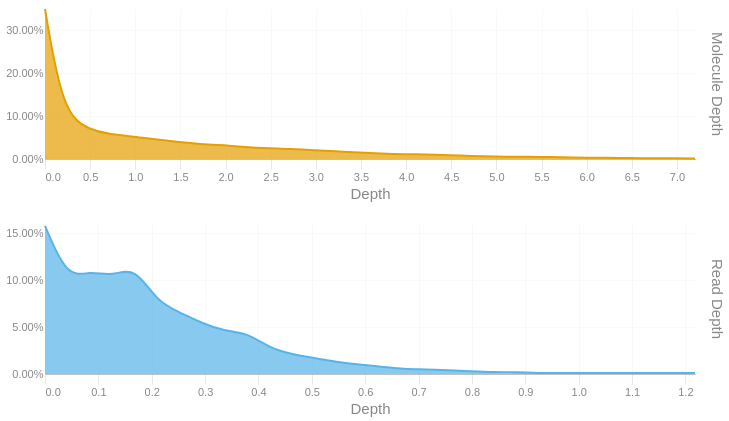

The code cell stored with this chart in its notebook:
### Code cell
readdep = depth_hist(tb['Read Depth'], q99, 3)
readdep = readdep.with_columns(pl.lit('Read Depth').alias('Metric'))
if not SKIPLR:
    moldep = depth_hist(tb['Molecule Depth'], mol_q99, 1)
    moldep = moldep.with_columns(pl.lit('Molecule Depth').alias('Metric'))
    _hist = pl.concat([readdep, moldep])
    _hist = _hist.filter(pl.col('Proportion') != 0)
    with SafeRender(_hist):
        (
            alt.Chart(_hist)        
            .mark_area(interpolate = "basis")
            .encode(
                x=alt.X('Bin:Q').scale(domainMin=0).axis(alt.Axis(title='Depth')),
                y = alt.Y('Proportion:Q', title = None).axis(format = '.2%'),
                color = alt.Color('Metric:N').legend(None),
                row = alt.Row("Metric:N").header(title = None, labelOrient = 'right'),
                tooltip = [
                    alt.Tooltip("Metric:N", title = "Metric"),
                    alt.Tooltip('Interval:N', title = "Depth Interval"),
                    alt.Tooltip('Proportion:Q', title = "% Alignments").format('.2%')
                ]
            )
            .resolve_scale(x='independent', y='independent')
            .properties(
                height = 150, width = 650,
                usermeta={'embedOptions': {'downloadFileName': f'{samplename}.depth.hist'}}
            )
        ).display()
else:
    readdep = readdep.filter(pl.col('Proportion') != 0)
    with SafeRender(readdep):
        (
            alt.Chart(readdep)        
            .mark_area(interpolate = "basis")
            .encode(
                x=alt.X('Bin:Q').scale(domainMin=0).axis(alt.Axis(title='Depth')),
                y = alt.Y('Proportion:Q', title = None).axis(format = '.2%'),
                tooltip = [
                    alt.Tooltip('Interval:N', title = "Depth Interval"),
                    alt.Tooltip('Proportion:Q', title = "% Alignments").format('.2%')
                ]
            )
            .properties(
                usermeta={'embedOptions': {'downloadFileName': f'{samplename}.depth.hist'}}
            )
        ).display()

### Figure 1 — Vega-Lite specification as saved in the notebook (floating-point values rounded to 4 significant figures)
{"width": 650, "height": 150, "config": {"title": {"anchor": "start", "dy": -15, "fontSize": 18, "color": "#888888", "subtitleColor": "#888888", "subtitleFontSize": 14}, "arc": {"fill": "#0072B2"}, "axis": {"domainColor": "#888888", "domainWidth": 0.5, "gridWidth": 0.2, "grid": false, "titleFontWeight": 400, "titleFontSize": 15, "labelFontSize": 11, "labelColor": "#888888", "tickColor": "#888888", "tickWidth": 0.2, "titleColor": "#888888"}, "axisBand": {"grid": false}, "axisX": {"grid": true, "tickSize": 10, "domainCap": "round"}, "axisY": {"domain": false, "grid": true, "tickSize": 0, "domainCap": "round"}, "background": "transparent", "header": {"labelFontSize": 15, "labelColor": "#888888", "titleFontSize": 15, "titleFontWeight": 600, "titleColor": "#888888"}, "legend": {"labelFont": "sans-serif", "labelFontSize": 12, "labelColor": "#888888", "symbolSize": 100, "symbolType": "circle", "titleFontSize": 12, "titlePadding": 10, "titleColor": "#888888", "title": null}, "range": {"category": ["#E69F00", "#56B4E9", "#009E73", "#F0E442", "#0072B2", "#D55E00", "#CC79A7", "#000000"], "diverging": ["#cfe8f3", "#a2d4ec", "#73bfe2", "#46abdb", "#1696d2", "#12719e"]}, "area": {"fill": "#0072B2", "fillOpacity": 0.7, "line": true, "strokeOpacity": 0.7}, "line": {"color": "#0072B2", "stroke": "#0072B2", "strokeWidth": 2}, "trail": {"color": "#0072B2", "stroke": "#0072B2", "strokeWidth": 0, "size": 1}, "point": {"filled": true, "fillOpacity": 1.0, "size": 95}, "text": {"color": "#888888", "fontSize": 11, "align": "right", "fontWeight": 400, "size": 11}, "bar": {"fill": "#0072B2", "stroke": null}, "view": {"stroke": null, "continuousWidth": 660, "continuousHeight": 400}}, "data": {"name": "data-f1c79ac68f1c083324325a26bfc076c5"}, "mark": {"type": "area", "interpolate": "basis"}, "encoding": {"color": {"field": "Metric", "legend": null, "type": "nominal"}, "row": {"field": "Metric", "header": {"title": null, "labelOrient": "right"}, "type": "nominal"}, "tooltip": [{"field": "Metric", "title": "Metric", "type": "nominal"}, {"field": "Interval", "title": "Depth Interval", "type": "nominal"}, {"field": "Proportion", "format": ".2%", "title": "% Alignments", "type": "quantitative"}], "x": {"axis": {"title": "Depth"}, "field": "Bin", "scale": {"domainMin": 0}, "type": "quantitative"}, "y": {"axis": {"format": ".2%"}, "field": "Proportion", "title": null, "type": "quantitative"}}, "resolve": {"scale": {"x": "independent", "y": "independent"}}, "usermeta": {"embedOptions": {"downloadFileName": "TF26LRJL0092_5B_10484332_23Y22YLT4_L7.depth.hist"}}, "$schema": "https://vega.github.io/schema/vega-lite/v6.4.1.json", "datasets": {"data-f1c79ac68f1c083324325a26bfc076c5": [{"Bin": 0.0, "Interval": "0.0-0.042", "Proportion": 0.158, "Metric": "Read Depth"}, {"Bin": 0.042, "Interval": "0.042-0.084", "Proportion": 0.102, "Metric": "Read Depth"}, {"Bin": 0.084, "Interval": "0.084-0.126", "Proportion": 0.11, "Metric": "Read Depth"}, {"Bin": 0.126, "Interval": "0.126-0.168", "Proportion": 0.104, "Metric": "Read Depth"}, {"Bin": 0.168, "Interval": "0.168-0.21", "Proportion": 0.115, "Metric": "Read Depth"}, {"Bin": 0.21, "Interval": "0.21-0.252", "Proportion": 0.077, "Metric": "Read Depth"}, {"Bin": 0.252, "Interval": "0.252-0.294", "Proportion": 0.066, "Metric": "Read Depth"}, {"Bin": 0.294, "Interval": "0.294-0.336", "Proportion": 0.054, "Metric": "Read Depth"}, {"Bin": 0.336, "Interval": "0.336-0.378", "Proportion": 0.046, "Metric": "Read Depth"}, {"Bin": 0.378, "Interval": "0.378-0.42", "Proportion": 0.044, "Metric": "Read Depth"}, {"Bin": 0.42, "Interval": "0.42-0.462", "Proportion": 0.028, "Metric": "Read Depth"}, {"Bin": 0.462, "Interval": "0.462-0.504", "Proportion": 0.021, "Metric": "Read Depth"}, {"Bin": 0.504, "Interval": "0.504-0.546", "Proportion": 0.017, "Metric": "Read Depth"}, {"Bin": 0.546, "Interval": "0.546-0.588", "Proportion": 0.013, "Metric": "Read Depth"}, {"Bin": 0.588, "Interval": "0.588-0.63", "Proportion": 0.01, "Metric": "Read Depth"}, {"Bin": 0.63, "Interval": "0.63-0.672", "Proportion": 0.008, "Metric": "Read Depth"}, {"Bin": 0.672, "Interval": "0.672-0.714", "Proportion": 0.005, "Metric": "Read Depth"}, {"Bin": 0.714, "Interval": "0.714-0.756", "Proportion": 0.005, "Metric": "Read Depth"}, {"Bin": 0.756, "Interval": "0.756-0.798", "Proportion": 0.004, "Metric": "Read Depth"}, {"Bin": 0.798, "Interval": "0.798-0.84", "Proportion": 0.003, "Metric": "Read Depth"}, {"Bin": 0.84, "Interval": "0.84-0.882", "Proportion": 0.002, "Metric": "Read Depth"}, {"Bin": 0.882, "Interval": "0.882-0.924", "Proportion": 0.002, "Metric": "Read Depth"}, {"Bin": 0.924, "Interval": "0.924-0.966", "Proportion": 0.001, "Metric": "Read Depth"}, {"Bin": 0.966, "Interval": "0.966-1.008", "Proportion": 0.001, "Metric": "Read Depth"}, {"Bin": 1.008, "Interval": "1.008-1.05", "Proportion": 0.001, "Metric": "Read Depth"}, {"Bin": 1.05, "Interval": "1.05-1.092", "Proportion": 0.001, "Metric": "Read Depth"}, {"Bin": 1.092, "Interval": "1.092-1.134", "Proportion": 0.001, "Metric": "Read Depth"}, {"Bin": 1.134, "Interval": "1.134-1.176", "Proportion": 0.001, "Metric": "Read Depth"}, {"Bin": 1.218, "Interval": "1.218-1.26", "Proportion": 0.001, "Metric": "Read Depth"}, {"Bin": 0.0, "Interval": "0.0-0.2", "Proportion": 0.35, "Metric": "Molecule Depth"}, {"Bin": 0.2, "Interval": "0.2-0.5", "Proportion": 0.104, "Metric": "Molecule Depth"}, {"Bin": 0.5, "Interval": "0.5-0.7", "Proportion": 0.068, "Metric": "Molecule Depth"}, {"Bin": 0.7, "Interval": "0.7-1.0", "Proportion": 0.058, "Metric": "Molecule Depth"}, {"Bin": 1.0, "Interval": "1.0-1.2", "Proportion": 0.052, "Metric": "Molecule Depth"}, {"Bin": 1.2, "Interval": "1.2-1.5", "Proportion": 0.046, "Metric": "Molecule Depth"}, {"Bin": 1.5, "Interval": "1.5-1.7", "Proportion": 0.039, "Metric": "Molecule Depth"}, {"Bin": 1.7, "Interval": "1.7-2.0", "Proportion": 0.035, "Metric": "Molecule Depth"}, {"Bin": 2.0, "Interval": "2.0-2.2", "Proportion": 0.032, "Metric": "Molecule Depth"}, {"Bin": 2.2, "Interval": "2.2-2.5", "Proportion": 0.028, "Metric": "Molecule Depth"}, {"Bin": 2.5, "Interval": "2.5-2.7", "Proportion": 0.025, "Metric": "Molecule Depth"}, {"Bin": 2.7, "Interval": "2.7-3.0", "Proportion": 0.024, "Metric": "Molecule Depth"}, {"Bin": 3.0, "Interval": "3.0-3.2", "Proportion": 0.02, "Metric": "Molecule Depth"}, {"Bin": 3.2, "Interval": "3.2-3.5", "Proportion": 0.018, "Metric": "Molecule Depth"}, {"Bin": 3.5, "Interval": "3.5-3.7", "Proportion": 0.015, "Metric": "Molecule Depth"}, {"Bin": 3.7, "Interval": "3.7-4.0", "Proportion": 0.013, "Metric": "Molecule Depth"}, {"Bin": 4.0, "Interval": "4.0-4.2", "Proportion": 0.011, "Metric": "Molecule Depth"}, {"Bin": 4.2, "Interval": "4.2-4.5", "Proportion": 0.011, "Metric": "Molecule Depth"}, {"Bin": 4.5, "Interval": "4.5-4.7", "Proportion": 0.009, "Metric": "Molecule Depth"}, {"Bin": 4.7, "Interval": "4.7-5.0", "Proportion": 0.007, "Metric": "Molecule Depth"}, {"Bin": 5.0, "Interval": "5.0-5.2", "Proportion": 0.006, "Metric": "Molecule Depth"}, {"Bin": 5.2, "Interval": "5.2-5.5", "Proportion": 0.005, "Metric": "Molecule Depth"}, {"Bin": 5.5, "Interval": "5.5-5.7", "Proportion": 0.005, "Metric": "Molecule Depth"}, {"Bin": 5.7, "Interval": "5.7-6.0", "Proportion": 0.004, "Metric": "Molecule Depth"}, {"Bin": 6.0, "Interval": "6.0-6.2", "Proportion": 0.003, "Metric": "Molecule Depth"}, {"Bin": 6.2, "Interval": "6.2-6.5", "Proportion": 0.003, "Metric": "Molecule Depth"}, {"Bin": 6.5, "Interval": "6.5-6.7", "Proportion": 0.002, "Metric": "Molecule Depth"}, {"Bin": 6.7, "Interval": "6.7-7.0", "Proportion": 0.002, "Metric": "Molecule Depth"}, {"Bin": 7.0, "Interval": "7.0-7.2", "Proportion": 0.002, "Metric": "Molecule Depth"}, {"Bin": 7.2, "Interval": "7.2-7.47", "Proportion": 0.001, "Metric": "Molecule Depth"}]}}
